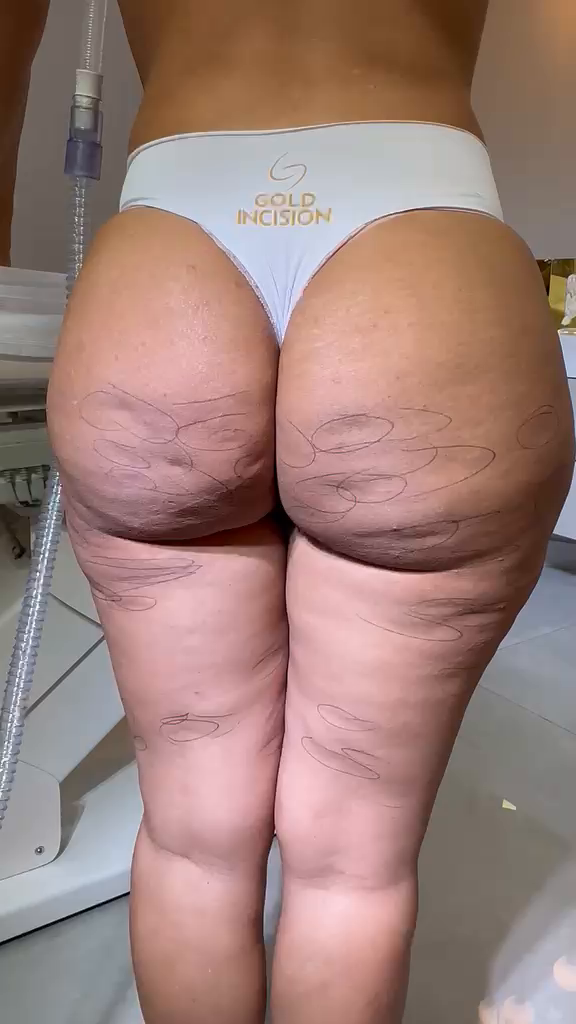
#> input picture assets/case/before_frame.png, 576 x 1024 px, given in place of 0001.jpg, which was not available
$ python render_v2.py ../assets/case/before_frame.png ../assets/ai/camadas_gluteo.jpg ../assets/ai/camadas_gluteo.jpg
#> lines starting #> are read from the running program, lines starting #| are printed output that depends on the picture; pictures that were not available may be replaced by others from this repository, and a replacement may not be noted
"""v2 - real footage (untouched) -> dive into the skin -> the AI layered anatomy image ->
needle releasing the fibrous septa + collagen biostimulator -> real "after" footage.

The before/after footage is used as shot: no retouching, no relief enhancement, pen
markings kept. Only framing (digital camera moves / tracking), one global grade and
overlay rings are added on top. The anatomical part is the AI image supplied by the
client, animated with camera moves, traction cords, needle, gel and collagen fibrils.

Usage: python3 render_v2.py <workdir> <ai_image> <out.mp4> [--preview t1,t2,...]
  workdir must contain bf/%04d.jpg (before video 0..10.5 s) and af/%04d.jpg (after video
  from 22 s), extracted with ffmpeg (see README).
"""
import os
import sys
import math
import json
import subprocess

import cv2
import numpy as np

WD, AI_PATH, OUT = sys.argv[1], sys.argv[2], sys.argv[3]
PREVIEW = None
if "--preview" in sys.argv:
    PREVIEW = [float(x) for x in sys.argv[sys.argv.index("--preview") + 1].split(",")]

FPS, DUR = 30, 15.0
OW, OH = 1080, 1920
rng = np.random.default_rng(11)


# ----------------------------------------------------------------------------- easing
def clamp01(x):
    return min(max(x, 0.0), 1.0)


def smooth(x):
    x = clamp01(x)
    return x * x * (3 - 2 * x)


def ease_io(x):
    x = clamp01(x)
    return 0.5 - 0.5 * math.cos(math.pi * x)


def ease_out(x):
    x = clamp01(x)
    return 1 - (1 - x) ** 3


def ease_in(x):
    x = clamp01(x)
    return x ** 3


def seg(t, a, b):
    return clamp01((t - a) / (b - a))


def lerp(a, b, k):
    return a + (b - a) * k


# [5 lines left out: function spring, not called in this run]


# ----------------------------------------------------------------------------- footage
def frame_path(d, i):
    return os.path.join(WD, d, "%04d.jpg" % i)


_cache = {}


# [7 lines left out: function load, not called in this run]


def track(d, i0, i1, pts):
    """LK track pts from frame i0 to i1 (either direction). Returns {frame: Nx2}."""
#> called with d = 'bf', i0 = 1, i1 = 66
    step = 1 if i1 >= i0 else -1
    cur = np.float32(pts).reshape(-1, 1, 2)
    prev = cv2.cvtColor(cv2.imread(frame_path(d, i0)), cv2.COLOR_BGR2GRAY)
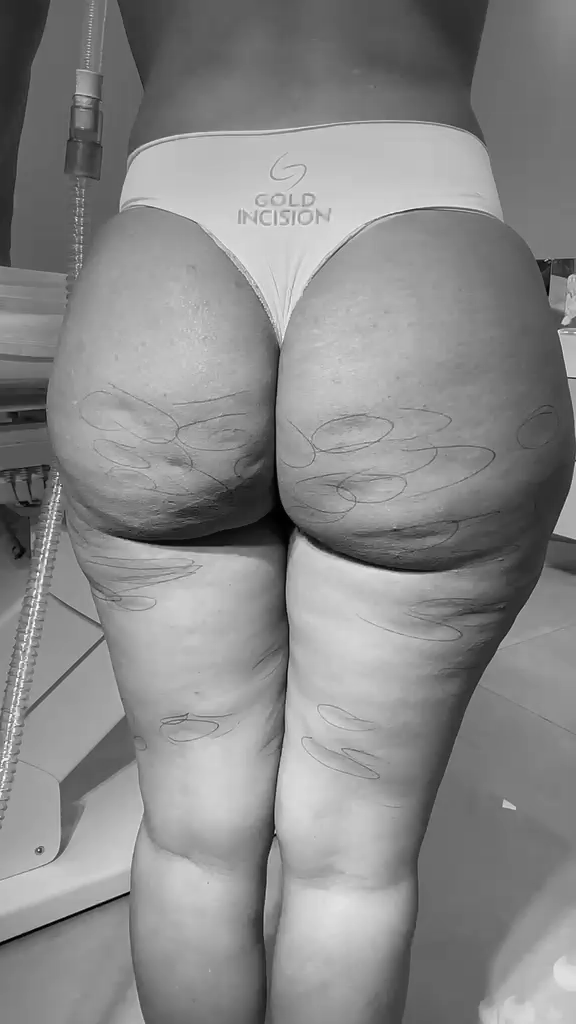
#> prev: shape (1024, 576); min 0, max 255, mean 136.2
    out = {i0: cur.reshape(-1, 2).copy()}
    for i in range(i0 + step, i1 + step, step):
        g = cv2.cvtColor(cv2.imread(frame_path(d, i)), cv2.COLOR_BGR2GRAY)
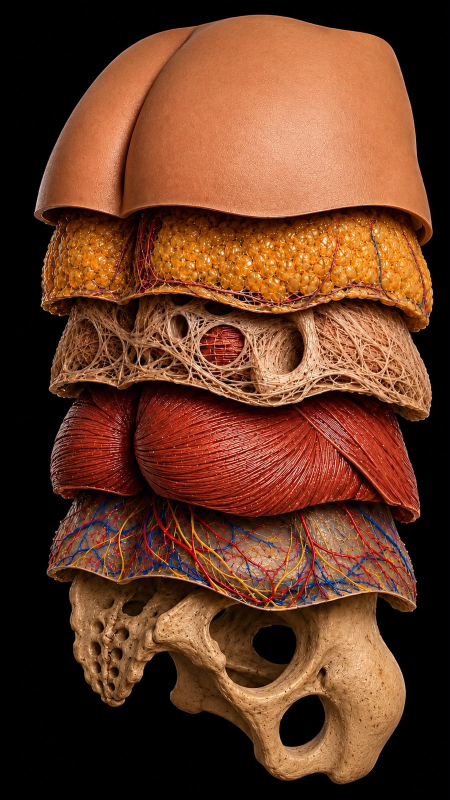
#> input picture assets/ai/camadas_gluteo.jpg, 900 x 1600 px, given in place of 0002.jpg, which was not available (shown at 1/2 size)
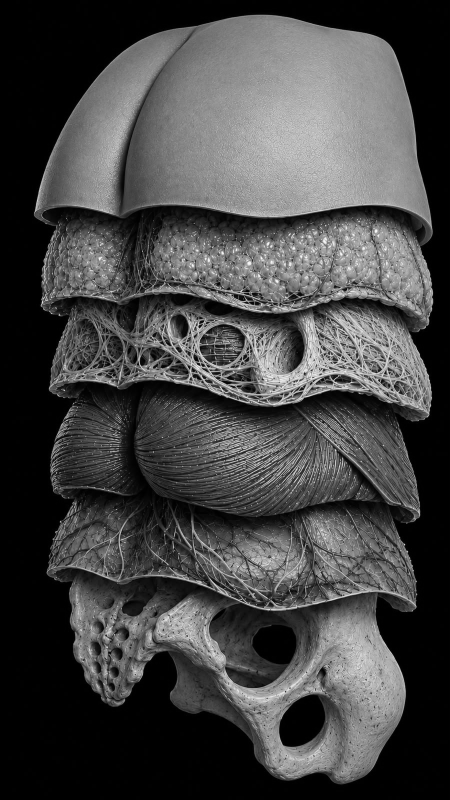
#> g: shape (1600, 900) (shown at 1/2 size); min 0, max 253, mean 69.4
#> (the run stopped early here; a loop or call above may not have finished)
